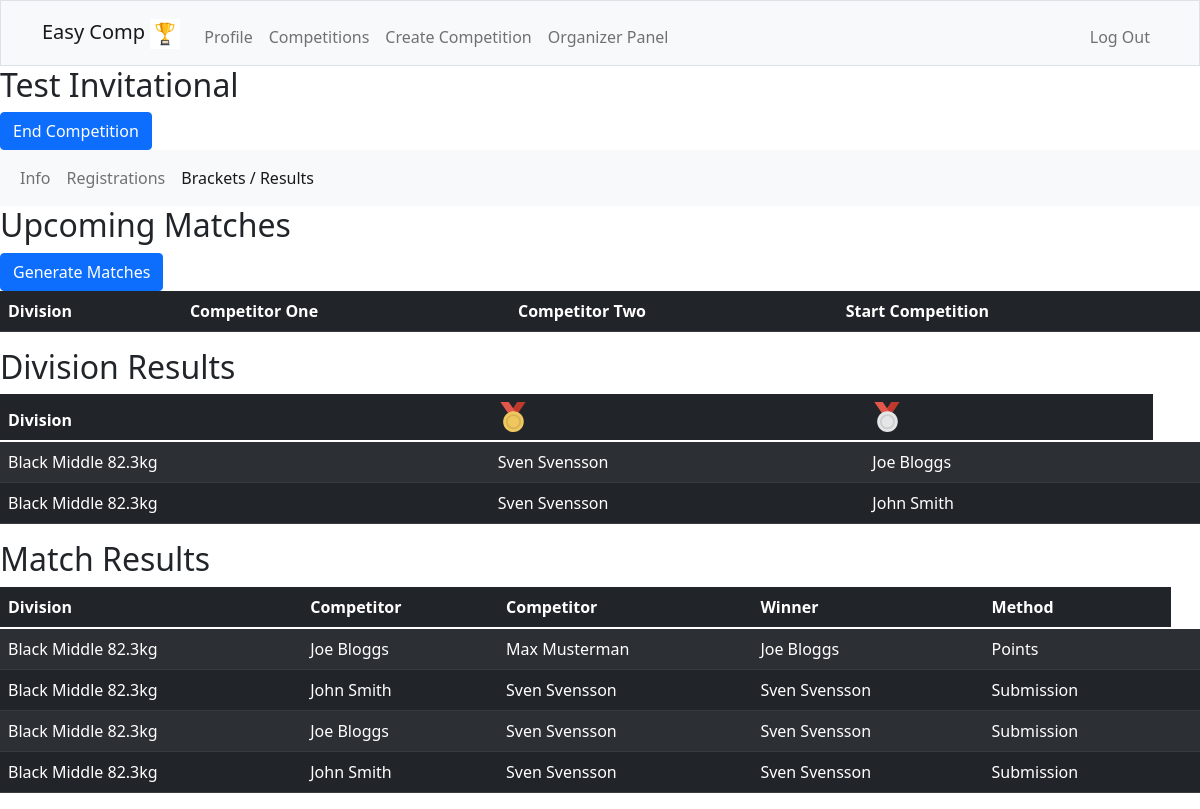
Page /yourcompbrackets/Test Invitational (signed in) on the committed database.
### tables this page shows
CREATE TABLE matchresults (
    id TEXT NOT NULL,
    comp_id INTEGER NOT NULL,
    div_id INTEGER NOT NULL,
    div_name TEXT NOT NULL,
    competitor1_name TEXT NOT NULL,
    competitor2_name TEXT NOT NULL,
    winner TEXT NOT NULL,
    method TEXT NOT NULL,
    PRIMARY KEY(id)
    FOREIGN KEY(comp_id) REFERENCES competitions(id),
    FOREIGN KEY(div_id) REFERENCES divisions(id)
);

### app.py (the view, shortened to what this page needs)
@app.route("/yourcompbrackets/<name>", methods=["GET"])
@login_required
def yourcompbrackets(name):
    rows = db.execute("SELECT DISTINCT id FROM competitions WHERE name LIKE ?", name)
    comp_id = rows[0]["id"]
    matches = db.execute("SELECT DISTINCT id, div_name, competitor1_name, competitor2_name FROM matches WHERE comp_id = ?", comp_id)
    results = db.execute("SELECT DISTINCT id, div_name, competitor1_name, competitor2_name, winner, method FROM matchresults WHERE comp_id = ?", comp_id)
    medallists = db.execute("SELECT DISTINCT div_name, gold, silver FROM competitionresults WHERE comp_id = ?", comp_id)
    return render_template("yourcompbrackets.html", matches=matches, name=name, results=results, medallists=medallists)

### app.py (called while the page is built)
@app.after_request
def after_request(response):
    response.headers["Cache-Control"] = "no-cache, no-store, must-revalidate"
    response.headers["Expires"] = 0
    response.headers["Pragma"] = "no-cache"
    return response

### helpers.py (called while the page is built)
def login_required(f):
    @wraps(f)
    def decorated_function(*args, **kwargs):
        if session.get("user_id") is None:
            return redirect("/login")
        return f(*args, **kwargs)
    return decorated_function

### templates/yourcompbrackets.html (shortened to what this page needs)
{% extends "layout.html" %}
{% block main %}
<h2>{{ name }}</h2>
<form action="/end/{{ name }}" method="post">
  <button type="submit" class="btn btn-primary">End Competition</button>
</form>
<nav class="navbar navbar-expand-lg navbar-light bg-light">
  <div class="container-fluid">
    <div class="collapse navbar-collapse" id="navbarNavAltMarkup">
      <div class="navbar-nav">
        <a class="nav-link" href="/yourcompetition/{{ name }}">Info</a>
        <a class="nav-link" href="/yourcompregistrations/{{ name }}">Registrations</a>
        <a class="nav-link active" href="/yourcompbrackets/{{ name }}">Brackets / Results</a>
      </div>
    </div>
  </div>
</nav>
<h2>Upcoming Matches</h2>
<form action="/generatebrackets/{{ name }}" method="post">
  <button type="submit" class="btn btn-primary">Generate Matches</button>
</form>
<table class="table table-dark table-striped">
  <thead>
      <tr>
          <th>Division</th>
          <th>Competitor One</th>
          <th>Competitor Two</th>
          <th>Start Competition</th>
      </tr>
  </thead>
</table>
<h2>Division Results</h2>
<table class="table table-dark table-striped">
  <thead>
      <tr>
          <th>Division</th>
          <th><img src="/static/images/gold-medal-svgrepo-com.svg" width="30" height="30" alt="gold"></th>
          <th><img src="/static/images/silver-medal-svgrepo-com.svg" width="30" height="30" alt="silver"></th>
      </tr>
  </thead>
  <tbody>
      {% for medallist in medallists %}
      <tr>
          <td>{{ medallist['div_name'] }}</td>
          <td>{{ medallist['gold'] }}</td>
          <td>{{ medallist['silver'] }}</td>
          <td>
        </td>
      </tr>
      {% endfor %}
  </tbody>
</table>
<h2>Match Results</h2>
<table class="table table-dark table-striped">
  <thead>
      <tr>
          <th>Division</th>
          <th>Competitor</th>
          <th>Competitor</th>
          <th>Winner</th>
          <th>Method</th>
      </tr>
  </thead>
  <tbody>
    {% for result in results %}
      <tr>
          <td>{{ result['div_name'] }}</td>
          <td>{{ result['competitor1_name'] }}</td>
          <td>{{ result['competitor2_name'] }}</td>
          <td>{{ result['winner'] }}</td>
          <td>{{ result['method']| capitalize  }}</td>
          <td>
        </td>
      </tr>
      {% endfor %}
  </tbody>
</table>
{% endblock %}

### rows in the picture
matchresults: div_name "Black Middle 82.3kg", competitor1_name "Joe Bloggs", competitor2_name "Max Musterman", winner "Joe Bloggs", method "Points"
matchresults: div_name "Black Middle 82.3kg", competitor1_name "John Smith", competitor2_name "Sven Svensson", winner "Sven Svensson", method "Submission"
matchresults: div_name "Black Middle 82.3kg", competitor1_name "Joe Bloggs", competitor2_name "Sven Svensson", winner "Sven Svensson", method "Submission"
matchresults: div_name "Black Middle 82.3kg", competitor1_name "John Smith", competitor2_name "Sven Svensson", winner "Sven Svensson", method "Submission"

### other values in the picture
{{ name }} "Test Invitational"
{{ medallist['div_name'] }} "Black Middle 82.3kg" "Black Middle 82.3kg"
{{ medallist['gold'] }} "Sven Svensson" "Sven Svensson"
{{ medallist['silver'] }} "Joe Bloggs" "John Smith"
